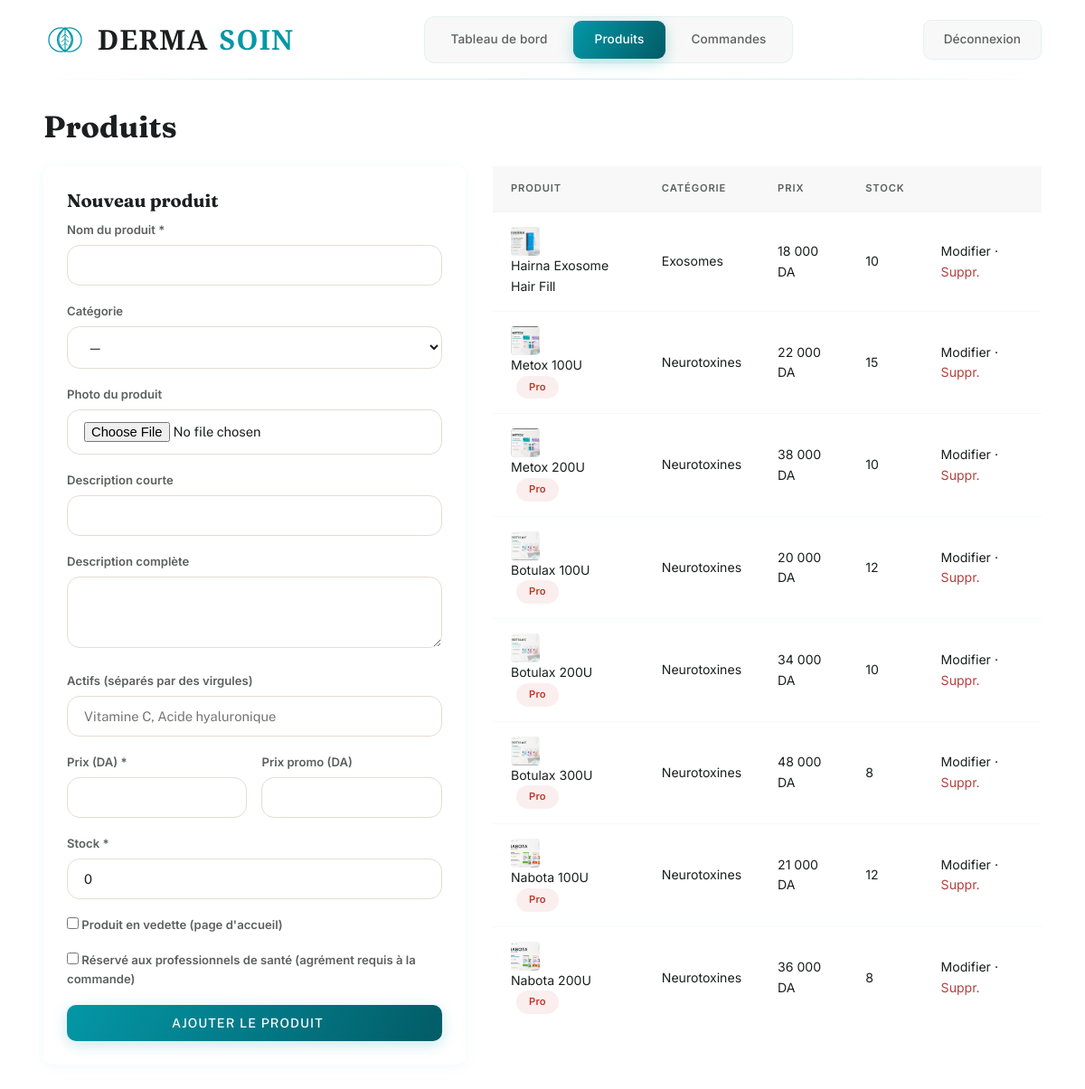
The page /admin/produits.php (signed in) on the database its author committed.
### tables this page shows
CREATE TABLE produits (
    id INT AUTO_INCREMENT PRIMARY KEY,
    categorie_id INT,
    nom VARCHAR(150) NOT NULL,
    slug VARCHAR(180) NOT NULL UNIQUE,
    description TEXT,
    description_courte VARCHAR(255),
    actifs VARCHAR(255) COMMENT 'ex: Acide hyaluronique, Vitamine C',
    prix DECIMAL(10,2) NOT NULL,
    prix_promo DECIMAL(10,2) DEFAULT NULL,
    stock INT DEFAULT 0,
    image_principale VARCHAR(255),
    en_vedette TINYINT(1) DEFAULT 0,
    necessite_agrement TINYINT(1) DEFAULT 0 COMMENT 'produit réservé aux professionnels de santé, agrément requis à la commande',
    actif TINYINT(1) DEFAULT 1,
    created_at TIMESTAMP DEFAULT CURRENT_TIMESTAMP,
    FOREIGN KEY (categorie_id) REFERENCES categories(id) ON DELETE SET NULL
);

CREATE TABLE categories (
    id INT AUTO_INCREMENT PRIMARY KEY,
    nom VARCHAR(100) NOT NULL,
    slug VARCHAR(120) NOT NULL UNIQUE,
    description TEXT,
    image VARCHAR(255),
    ordre INT DEFAULT 0,
    created_at TIMESTAMP DEFAULT CURRENT_TIMESTAMP
);

### includes/cart.php (called while the page is built, shortened)
<?php
function prix_format($montant) {
    return number_format($montant, 0, ',', ' ') . ' DA';
}

### admin/produits.php (the view, shortened to what this page needs)
<?php
require_once __DIR__ . '/includes-header.php';
$produits = $pdo->query("SELECT p.*, c.nom AS cat_nom FROM produits p LEFT JOIN categories c ON p.categorie_id = c.id ORDER BY p.created_at DESC")->fetchAll();
$edit = null;
?>
<h2>Produits</h2>
<div style="display:grid;grid-template-columns:1fr 1.3fr;gap:30px;align-items:start;margin-top:24px;">
    <div style="background:var(--blanc);padding:26px;border-radius:var(--radius-lg);box-shadow:var(--shadow-card);">
        <h3><?= $edit ? 'Modifier le produit' : 'Nouveau produit' ?></h3>
        <form method="post" enctype="multipart/form-data">
            <div class="form-group">
                <label>Nom du produit *</label>
                <input type="text" name="nom" required value="<?= htmlspecialchars($edit['nom'] ?? '') ?>">
            </div>
            <div class="form-group">
                <label>Catégorie</label>
                <select name="categorie_id">
                    <option value="">—</option>
                </select>
            </div>
            <div class="form-group">
                <label>Photo du produit</label>
                <input type="file" name="image" accept=".jpg,.jpeg,.png,.webp">
            </div>
            <div class="form-group">
                <label>Description courte</label>
                <input type="text" name="description_courte" value="<?= htmlspecialchars($edit['description_courte'] ?? '') ?>">
            </div>
            <div class="form-group">
                <label>Description complète</label>
                <textarea name="description" rows="3"><?= htmlspecialchars($edit['description'] ?? '') ?></textarea>
            </div>
            <div class="form-group">
                <label>Actifs (séparés par des virgules)</label>
                <input type="text" name="actifs" value="<?= htmlspecialchars($edit['actifs'] ?? '') ?>" placeholder="Vitamine C, Acide hyaluronique">
            </div>
            <div class="form-row">
                <div class="form-group">
                    <label>Prix (DA) *</label>
                    <input type="number" step="0.01" name="prix" required value="<?= htmlspecialchars($edit['prix'] ?? '') ?>">
                </div>
                <div class="form-group">
                    <label>Prix promo (DA)</label>
                    <input type="number" step="0.01" name="prix_promo" value="<?= htmlspecialchars($edit['prix_promo'] ?? '') ?>">
                </div>
            </div>
            <div class="form-group">
                <label>Stock *</label>
                <input type="number" name="stock" required value="<?= htmlspecialchars($edit['stock'] ?? 0) ?>">
            </div>
            <div class="form-group">
                <label><input type="checkbox" name="en_vedette" style="width:auto;" <?= !empty($edit['en_vedette']) ? 'checked' : '' ?>> Produit en vedette (page d'accueil)</label>
            </div>
            <div class="form-group">
                <label><input type="checkbox" name="necessite_agrement" style="width:auto;" <?= !empty($edit['necessite_agrement']) ? 'checked' : '' ?>> Réservé aux professionnels de santé (agrément requis à la commande)</label>
            </div>
            <button type="submit" class="btn btn-primary btn-block"><?= $edit ? 'Enregistrer les modifications' : 'Ajouter le produit' ?></button>
        </form>
    </div>
    <table class="admin-table">
        <thead><tr><th>Produit</th><th>Catégorie</th><th>Prix</th><th>Stock</th><th></th></tr></thead>
        <tbody>
        <?php foreach ($produits as $p): ?>
            <tr>
                <td>
                    <?php if (!empty($p['image_principale'])): ?>
                        <img src="<?= BASE_URL ?>/assets/img/products/<?= htmlspecialchars($p['image_principale']) ?>" style="width:32px;height:32px;object-fit:cover;border-radius:4px;vertical-align:middle;margin-right:8px;">
                    <?php endif; ?>
                    <?= htmlspecialchars($p['nom']) ?>
                    <?php if (!empty($p['necessite_agrement'])): ?><span class="status-pill status-annulee" style="margin-left:6px;">Pro</span><?php endif; ?>
                </td>
                <td><?= htmlspecialchars($p['cat_nom'] ?? '—') ?></td>
                <td><?= prix_format($p['prix_promo'] ?? $p['prix']) ?></td>
                <td><?= $p['stock'] ?></td>
                <td>
                    <a href="<?= BASE_URL ?>/admin/produits.php?edit=<?= $p['id'] ?>">Modifier</a> ·
                    <a href="<?= BASE_URL ?>/admin/produits.php?supprimer=<?= $p['id'] ?>" onclick="return confirm('Supprimer ce produit ?')" style="color:var(--erreur)">Suppr.</a>
                </td>
            </tr>
        <?php endforeach; ?>
        </tbody>
    </table>
</div>
</main></div>
</body>
</html>

### assets/css/style.css (style rules this page uses)
:root { --creme: #FFFFFF; --creme-chaud: #FAFAFA; --creme-moyen: #F7F7F7; --creme-fonce: #F0F0F0; --blanc: #FFFFFF; --petrole: #0497A7; --petrole-clair: #1BC5D8; --petrole-fonce: #025C66; --petrole-transparent: rgba(4, 151, 167, 0.08); --petrole-transparent-hover: rgba(4, 151, 167, 0.15); --petrole-glow: rgba(4, 151, 167, 0.10); --porcelaine: var(--creme); --porcelaine-alt: var(--creme-moyen); --charbon: #1C1F1F; --charbon-soft: #5C605F; --or: var(--petrole); --or-clair: var(--petrole-clair); --or-dark: var(--petrole-fonce); --emeraude: var(--petrole); --emeraude-dark: var(--petrole-fonce); --rosewood: var(--petrole); --rosewood-dark: var(--petrole-fonce); --succes: var(--petrole); --sable: #E4DDD2; --erreur: #B3423D; --font-display: 'Fraunces', 'Georgia', serif; --font-hero: 'Bodoni Moda', 'Playfair Display', serif; --font-body: 'Public Sans', sans-serif; --radius: 4px; --radius-lg: 10px; --shadow-soft: 0 10px 34px rgba(4, 151, 167, 0.08); --shadow-card: 0 2px 14px rgba(4, 151, 167, 0.06); }
* { box-sizing: border-box; }
html { scroll-behavior: smooth; }
body { margin: 0; font-family: var(--font-body); background: #FFFFFF; color: var(--charbon); line-height: 1.6; -webkit-font-smoothing: antialiased; }
h1, h2, h3, h4 { font-family: var(--font-display); font-weight: 700; line-height: 1.2; margin: 0 0 0.5em; color: var(--charbon); }
h2 { font-family: var(--font-display); font-size: clamp(1.6rem, 2.8vw, 2.3rem); font-weight: 700; }
h3 { font-family: var(--font-display); font-size: 1.25rem; font-weight: 700; }
a { color: inherit; text-decoration: none; }
img { max-width: 100%; display: block; }
button { font-family: var(--font-body); cursor: pointer; }
.btn { position: relative; display: inline-flex; align-items: center; justify-content: center; gap: 10px; padding: 15px 32px; border-radius: 100px; font-size: 0.82rem; font-weight: 600; letter-spacing: 0.08em; text-transform: uppercase; border: 1px solid transparent; overflow: hidden; transition: all 0.35s cubic-bezier(.2,.8,.2,1); }
.btn::after { content: '→'; display: inline-block; transform: translateX(-4px); opacity: 0; transition: all 0.3s ease; }
.btn-primary { background: var(--petrole); color: #FFFFFF; }
.btn-block { width: 100%; }
.form-group { margin-bottom: 18px; }
.form-group label { display: block; font-size: 0.82rem; font-weight: 600; margin-bottom: 6px; color: var(--charbon-soft); }
.form-group input, .form-group select, .form-group textarea { width: 100%; padding: 13px 18px; border: 1.5px solid var(--sable); border-radius: 14px; font-family: var(--font-body); font-size: 0.92rem; background: #FFFFFF; color: var(--charbon); transition: border-color 0.2s ease, box-shadow 0.2s ease; }
.form-row { display: grid; grid-template-columns: 1fr 1fr; gap: 16px; }

### rows shown on the page
produits: image_principale (picture), nom "Hairna Exosome Hair Fill", categorie.nom "Exosomes", prix_format($p['prix_promo'] ?? $p['prix']) "18 000 DA", stock "10"
produits: image_principale (picture), nom "Metox 100U", necessite_agrement "Pro", categorie.nom "Neurotoxines", prix_format($p['prix_promo'] ?? $p['prix']) "22 000 DA", stock "15"
produits: image_principale (picture), nom "Metox 200U", necessite_agrement "Pro", categorie.nom "Neurotoxines", prix_format($p['prix_promo'] ?? $p['prix']) "38 000 DA", stock "10"
produits: image_principale (picture), nom "Botulax 100U", necessite_agrement "Pro", categorie.nom "Neurotoxines", prix_format($p['prix_promo'] ?? $p['prix']) "20 000 DA", stock "12"
produits: image_principale (picture), nom "Botulax 200U", necessite_agrement "Pro", categorie.nom "Neurotoxines", prix_format($p['prix_promo'] ?? $p['prix']) "34 000 DA", stock "10"
produits: image_principale (picture), nom "Botulax 300U", necessite_agrement "Pro", categorie.nom "Neurotoxines", prix_format($p['prix_promo'] ?? $p['prix']) "48 000 DA", stock "8"
produits: image_principale (picture), nom "Nabota 100U", necessite_agrement "Pro", categorie.nom "Neurotoxines", prix_format($p['prix_promo'] ?? $p['prix']) "21 000 DA", stock "12"
produits: image_principale (picture), nom "Nabota 200U", necessite_agrement "Pro", categorie.nom "Neurotoxines", prix_format($p['prix_promo'] ?? $p['prix']) "36 000 DA", stock "8"
